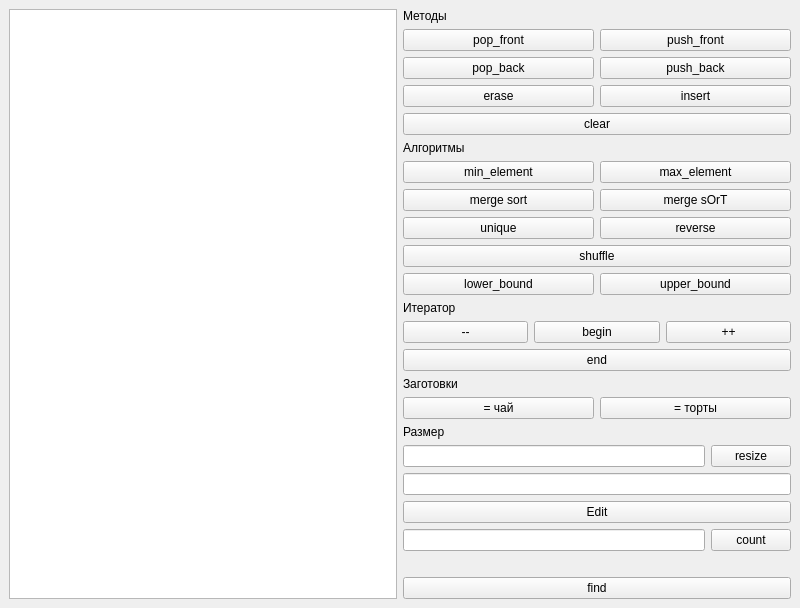
<?xml version="1.0" encoding="UTF-8"?>
<ui version="4.0">
 <class>MainWindow</class>
 <widget class="QMainWindow" name="MainWindow">
  <property name="geometry">
   <rect>
    <x>0</x>
    <y>0</y>
    <width>800</width>
    <height>600</height>
   </rect>
  </property>
  <property name="windowTitle">
   <string>Deque Emulator</string>
  </property>
  <widget class="QWidget" name="centralwidget">
   <layout class="QHBoxLayout" name="horizontalLayout">
    <item>
     <widget class="QListWidget" name="list_widget"/>
    </item>
    <item>
     <layout class="QVBoxLayout" name="verticalLayout">
      <item>
       <widget class="QLabel" name="label">
        <property name="text">
         <string>Методы</string>
        </property>
       </widget>
      </item>
      <item>
       <layout class="QHBoxLayout" name="horizontalLayout_2">
        <item>
         <widget class="QPushButton" name="btn_pop_front">
          <property name="text">
           <string>pop_front</string>
          </property>
         </widget>
        </item>
        <item>
         <widget class="QPushButton" name="btn_push_front">
          <property name="text">
           <string>push_front</string>
          </property>
         </widget>
        </item>
       </layout>
      </item>
      <item>
       <layout class="QHBoxLayout" name="horizontalLayout_3">
        <item>
         <widget class="QPushButton" name="btn_pop_back">
          <property name="text">
           <string>pop_back</string>
          </property>
         </widget>
        </item>
        <item>
         <widget class="QPushButton" name="btn_push_back">
          <property name="text">
           <string>push_back</string>
          </property>
         </widget>
        </item>
       </layout>
      </item>
      <item>
       <layout class="QHBoxLayout" name="horizontalLayout_4">
        <item>
         <widget class="QPushButton" name="btn_erase">
          <property name="text">
           <string>erase</string>
          </property>
         </widget>
        </item>
        <item>
         <widget class="QPushButton" name="btn_insert">
          <property name="text">
           <string>insert</string>
          </property>
         </widget>
        </item>
       </layout>
      </item>
      <item>
       <widget class="QPushButton" name="btn_clear">
        <property name="text">
         <string>clear</string>
        </property>
       </widget>
      </item>
      <item>
       <widget class="QLabel" name="label_2">
        <property name="text">
         <string>Алгоритмы</string>
        </property>
       </widget>
      </item>
      <item>
       <layout class="QHBoxLayout" name="horizontalLayout_5">
        <item>
         <widget class="QPushButton" name="btn_min_element">
          <property name="text">
           <string>min_element</string>
          </property>
         </widget>
        </item>
        <item>
         <widget class="QPushButton" name="btn_max_element">
          <property name="text">
           <string>max_element</string>
          </property>
         </widget>
        </item>
       </layout>
      </item>
      <item>
       <layout class="QHBoxLayout" name="horizontalLayout_6">
        <item>
         <widget class="QPushButton" name="btn_sort">
          <property name="text">
           <string>merge sort</string>
          </property>
         </widget>
        </item>
        <item>
         <widget class="QPushButton" name="btn_sOrT">
          <property name="text">
           <string>merge sOrT</string>
          </property>
         </widget>
        </item>
       </layout>
      </item>
      <item>
       <layout class="QHBoxLayout" name="horizontalLayout_7">
        <item>
         <widget class="QPushButton" name="btn_unique">
          <property name="text">
           <string>unique</string>
          </property>
         </widget>
        </item>
        <item>
         <widget class="QPushButton" name="btn_reverse">
          <property name="text">
           <string>reverse</string>
          </property>
         </widget>
        </item>
       </layout>
      </item>
      <item>
       <widget class="QPushButton" name="btn_shuffle">
        <property name="text">
         <string>shuffle</string>
        </property>
       </widget>
      </item>
      <item>
       <layout class="QHBoxLayout" name="horizontalLayout_8">
        <item>
         <widget class="QPushButton" name="btn_lower_bound">
          <property name="text">
           <string>lower_bound</string>
          </property>
         </widget>
        </item>
        <item>
         <widget class="QPushButton" name="btn_upper_bound">
          <property name="text">
           <string>upper_bound</string>
          </property>
         </widget>
        </item>
       </layout>
      </item>
      <item>
       <widget class="QLabel" name="label_3">
        <property name="text">
         <string>Итератор</string>
        </property>
       </widget>
      </item>
      <item>
       <layout class="QHBoxLayout" name="horizontalLayout_9">
        <item>
         <widget class="QPushButton" name="btn_dec">
          <property name="text">
           <string>--</string>
          </property>
         </widget>
        </item>
        <item>
         <widget class="QPushButton" name="btn_begin">
          <property name="text">
           <string>begin</string>
          </property>
         </widget>
        </item>
        <item>
         <widget class="QPushButton" name="btn_inc">
          <property name="text">
           <string>++</string>
          </property>
         </widget>
        </item>
       </layout>
      </item>
      <item>
       <widget class="QPushButton" name="btn_end">
        <property name="text">
         <string>end</string>
        </property>
       </widget>
      </item>
      <item>
       <widget class="QLabel" name="label_4">
        <property name="text">
         <string>Заготовки</string>
        </property>
       </widget>
      </item>
      <item>
       <layout class="QHBoxLayout" name="horizontalLayout_10">
        <item>
         <widget class="QPushButton" name="btn_tea">
          <property name="text">
           <string>= чай</string>
          </property>
         </widget>
        </item>
        <item>
         <widget class="QPushButton" name="btn_cakes">
          <property name="text">
           <string>= торты</string>
          </property>
         </widget>
        </item>
       </layout>
      </item>
      <item>
       <widget class="QLabel" name="label_5">
        <property name="text">
         <string>Размер</string>
        </property>
       </widget>
      </item>
      <item>
       <layout class="QHBoxLayout" name="horizontalLayout_11">
        <item>
         <widget class="QLineEdit" name="txt_size"/>
        </item>
        <item>
         <widget class="QPushButton" name="btn_resize">
          <property name="text">
           <string>resize</string>
          </property>
         </widget>
        </item>
       </layout>
      </item>
      <item>
       <widget class="QLineEdit" name="txt_elem_content"/>
      </item>
      <item>
       <widget class="QPushButton" name="btn_edit">
        <property name="text">
         <string>Edit</string>
        </property>
       </widget>
      </item>
      <item>
       <layout class="QHBoxLayout" name="horizontalLayout_12">
        <item>
         <widget class="QLineEdit" name="le_count"/>
        </item>
        <item>
         <widget class="QPushButton" name="btn_count">
          <property name="text">
           <string>count</string>
          </property>
         </widget>
        </item>
       </layout>
      </item>
      <item>
       <widget class="QLabel" name="lbl_count">
        <property name="text">
         <string/>
        </property>
       </widget>
      </item>
      <item>
       <widget class="QPushButton" name="btn_find">
        <property name="text">
         <string>find</string>
        </property>
       </widget>
      </item>
     </layout>
    </item>
   </layout>
  </widget>
 </widget>
 <resources/>
 <connections/>
</ui>
